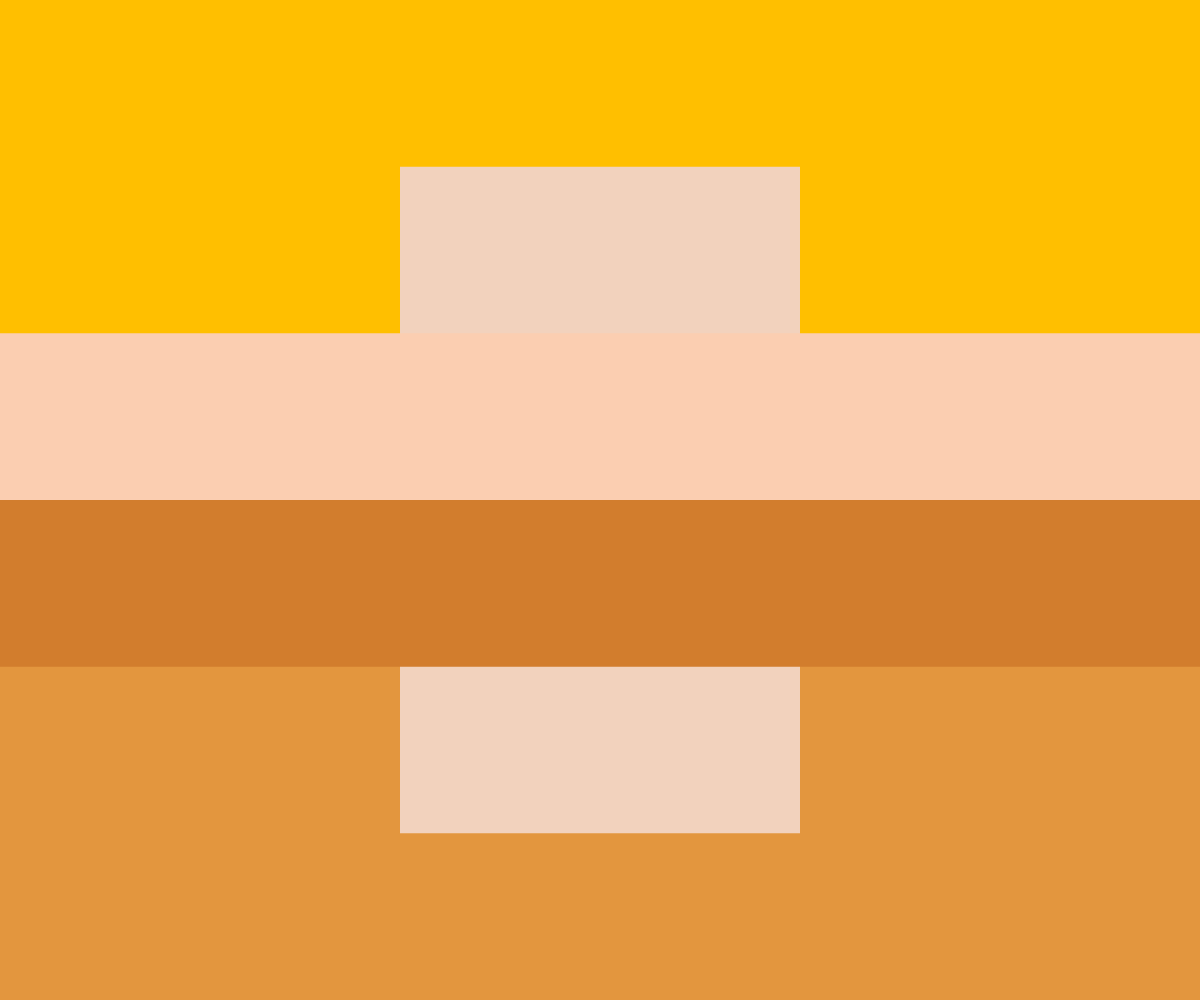
Frame 1 (no input)
Frame 60 (no input): identical to frame 1, image omitted
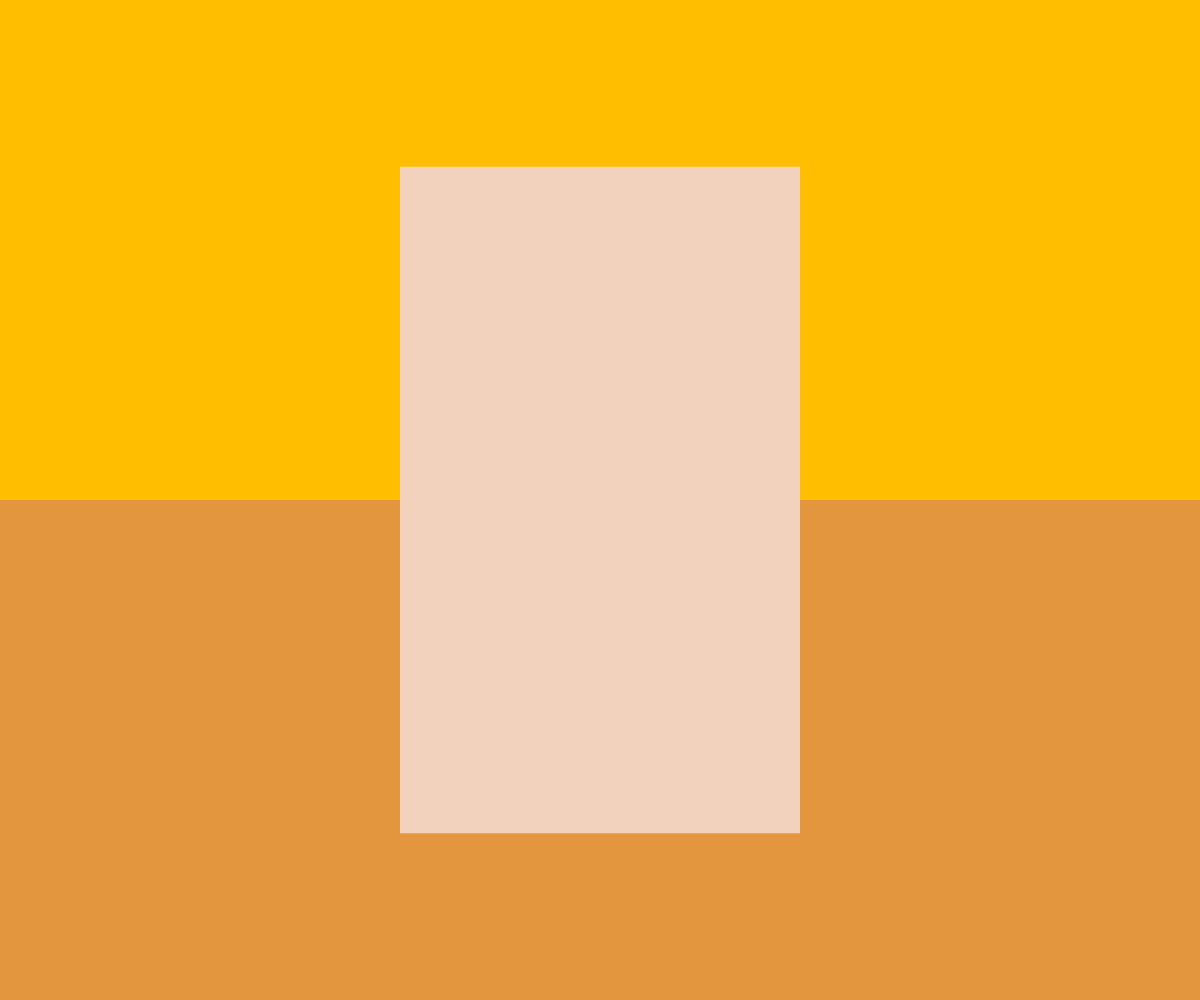
Frame 120 (the mouse pressed at the canvas centre since frame 60)

The p5.js sketch that drew these frames (run headless with seeded random() and noise() and a simulated clock; from frame 60 on, the mouse is pressed at the canvas centre):

// p5.js sketch
// ── sketch.js
let clrs = [
'#FFBF00', //top 0
'#FBCEB1', //middle top 1 
'#F2D2BD', //midle strip 2 
'#D27D2D', //middl bottom 3
'#E3963E', //bottom 4
]

function setup() {
  createCanvas(windowWidth, windowHeight);
  noStroke();
}

function draw() {
 background(220);
 canvasRect(clrs[4], height/2, height/2, false);
 canvasRect(clrs[0], height/2, 0, false);
 fill(clrs[2]); 
 rect(width * 1/3, height * 1/6, width * 1/3, height * 2/3); 
 canvasRect(clrs[1], height/6, height/3, true);
 canvasRect(clrs[3], height/6, height/2, true);


}

function canvasRect(clr, hgt, y_offset, clickable) {
	fill(clr);
	if((clickable == true) && (mouseIsPressed == false)){
		rect(0, y_offset, width, hgt);
	} 
	if(clickable == false){
		rect(0, y_offset, width, hgt);
	}
}
